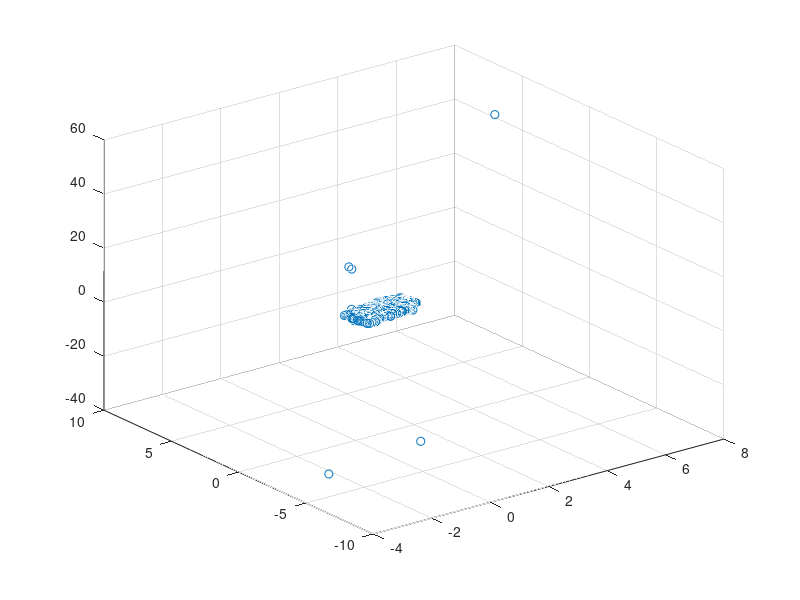

Source code (MATLAB):
points = [0.0457113 0.358525 4.11734
0.0580824 -0.732026 4.87054
0.0580824 -0.732026 4.87054
0.0625516 -0.725519 4.86798
0.0570449 0.00799155 4.28438
0.0573108 -0.0849566 4.27677
0.0656833 -0.731244 4.87392
0.0570401 0.305196 4.22716
0.0570401 0.305196 4.22716
0.0578155 0.219414 4.24419
0.0581746 0.455734 4.1972
0.0581746 0.455734 4.1972
0.0596426 -0.00995412 4.283
0.0618558 -0.085445 4.27526
0.0763043 -0.73064 4.88134
0.0686099 0.428943 4.18971
0.07778 -0.15403 4.3479
0.0801946 -0.145695 4.33987
0.0937621 -0.841469 4.94911
0.0822053 -0.0120651 4.2943
0.0764792 0.986756 3.71355
0.0931795 -0.342882 4.49169
0.0970557 0.567055 4.17938
0.104819 -0.15539 4.35171
0.117756 -0.254733 4.45603
0.111573 0.374994 4.21951
0.112158 0.45935 4.18294
0.133726 -0.689755 4.87468
0.53096 1.64713 18.8962
0.13936 -0.692121 4.87944
0.120233 0.370972 4.1755
0.125248 -0.00563754 4.31669
0.125248 -0.00563754 4.31669
0.128218 -0.087167 4.30159
0.128218 -0.087167 4.30159
-0.720373 -6.40884 -23.5353
0.128524 0.365377 4.17377
0.128524 0.365377 4.17377
0.134721 -0.15307 4.35611
0.129377 0.526944 4.18194
0.1214 0.987646 3.81344
0.137345 0.455652 4.19694
0.13754 0.357035 4.12511
0.146975 -0.148395 4.36404
0.146975 -0.148395 4.36404
0.142365 0.374344 4.19833
0.153372 -0.198631 4.37816
0.146914 0.372358 4.17452
0.17207 -0.672674 4.88292
0.185867 -0.822217 5.11782
0.140711 0.983759 3.80482
0.140711 0.983759 3.80482
0.162484 -0.212536 4.38551
0.160803 0.0303658 4.3214
0.143778 0.984804 3.83618
0.158617 0.37763 4.22241
0.166048 -0.271388 4.39818
0.137882 0.958375 3.63902
0.165237 0.0887312 4.31634
0.191263 -0.639002 4.85954
0.151511 0.97769 3.83452
0.169927 0.338698 4.26973
0.178754 -0.0692217 4.32595
0.211261 -0.834584 5.07978
0.211261 -0.834584 5.07978
0.210717 -0.747512 5.02205
0.203073 -0.606223 4.83565
0.182932 0.0241221 4.34157
0.219881 -0.822909 5.07766
0.193158 -0.348008 4.41844
0.221742 -0.831066 5.06097
0.214757 -0.607626 4.84114
0.169133 1.01037 3.80116
0.222935 -0.590677 4.82858
0.223747 -0.580722 4.82931
0.200152 0.488174 4.26765
0.238351 -0.808222 5.05215
0.199713 0.534766 4.23355
0.204051 0.167767 4.31906
0.212181 -0.37984 4.43764
0.212956 -0.375165 4.43583
0.204139 0.844949 4.22743
0.212953 -0.0747796 4.34168
0.183418 0.991393 3.7306
0.212248 0.639961 4.25957
0.212919 0.624278 4.26972
0.242014 -0.549628 4.80913
0.214012 0.640212 4.20605
0.221243 0.164183 4.33933
0.221243 0.164183 4.33933
0.186504 0.898637 3.65668
0.231019 -0.223823 4.44896
0.231019 -0.223823 4.44896
0.231431 -0.240913 4.45466
0.183634 0.928212 3.52423
0.231911 -0.224428 4.44846
0.228495 -0.026732 4.36255
0.240172 -0.248033 4.45749
0.241477 -0.458639 4.47266
0.232068 0.48393 4.26087
0.23524 0.856337 4.23797
0.248163 -0.275122 4.46287
0.243759 0.147719 4.37641
0.191793 0.905666 3.42604
0.252508 -0.460989 4.46628
0.251502 0.153303 4.38023
0.290093 -0.849229 5.01838
0.290093 -0.849229 5.01838
0.286961 -0.610882 4.95377
0.289549 -0.775322 4.99637
0.246869 0.479599 4.25477
0.252821 0.312211 4.34926
0.291183 -0.70225 4.98022
0.290426 -0.667292 4.96586
0.291093 -0.599424 4.9566
0.294152 -0.82438 5.00802
0.29905 -0.83784 5.0073
0.268526 -0.397987 4.46126
0.268097 -0.377994 4.45275
0.236988 0.951556 3.89879
0.236988 0.951556 3.89879
0.306881 -0.798943 5.01156
0.307255 -0.764236 5.00134
0.30681 -0.718273 4.99138
0.306295 -0.661277 4.97916
0.219893 0.94259 3.55046
0.269138 0.621533 4.29673
0.315636 -0.850425 5.0243
0.269763 0.629319 4.29296
0.269763 0.629319 4.29296
0.317739 -0.814644 5.01464
0.318101 -0.74775 5.00162
0.318571 -0.764057 5.00651
0.321315 -0.822328 5.01945
0.32091 -0.79602 5.01197
0.275973 0.574614 4.30726
0.278568 0.204273 4.34611
0.247398 0.972363 3.84281
0.32243 -0.752844 5.00125
0.322661 -0.722916 5.00155
0.324993 -0.840428 5.02224
0.329158 -0.828138 5.02194
0.287798 0.12545 4.38299
0.330655 -0.856934 5.03335
0.327226 -0.52442 4.95813
0.332774 -0.854338 5.01628
0.332774 -0.854338 5.01628
0.287472 0.537612 4.2914
0.336537 -0.848665 5.02154
0.288842 0.641233 4.3082
0.225491 0.88329 3.3554
0.291213 0.6222 4.30906
0.304534 -0.375208 4.46858
0.301499 -0.0570229 4.38778
0.298731 0.605652 4.31527
0.309704 -0.371146 4.46933
0.302619 0.61308 4.31368
0.302494 0.641323 4.30462
0.309327 -0.0102212 4.3854
0.30652 0.624237 4.31629
0.306704 0.632641 4.31136
0.306704 0.632641 4.31136
0.365251 -0.65913 5.116
0.320018 -0.145115 4.44234
0.247255 0.906253 3.41531
0.320263 -0.062468 4.38923
0.252319 0.907658 3.4334
0.327583 -0.0542576 4.3986
0.320802 0.866115 4.27672
0.331707 0.220067 4.36963
0.332325 0.243822 4.3659
0.333075 0.269652 4.36214
0.332021 0.340297 4.34418
0.343103 -0.252374 4.47919
0.343801 -0.285853 4.48758
0.340053 -0.0695279 4.4003
0.348457 -0.256223 4.48539
0.33638 0.551721 4.30349
0.314311 0.935013 4.01917
0.346371 0.0430679 4.40568
0.339143 0.492931 4.29535
0.280084 0.940708 3.54454
0.336866 0.927843 4.24941
0.360391 -0.15563 4.46798
0.254409 0.833959 3.14568
0.356485 -0.0804619 4.40019
0.358875 0.535969 4.32619
0.370823 -0.150715 4.47102
0.373718 -0.135659 4.4667
0.430702 -0.632174 5.12931
0.362767 0.62194 4.30923
0.391005 -0.288855 4.64356
0.386812 -0.055674 4.4199
0.406921 1.18272 4.61064
0.308928 0.916952 3.49216
0.286084 0.854599 3.22352
0.380741 0.404175 4.28965
0.380741 0.404175 4.28965
0.393243 -0.0617851 4.42322
0.397891 0.0237173 4.44273
0.397891 0.0237173 4.44273
0.467545 -0.68431 5.17323
0.38942 0.731331 4.29297
0.38942 0.731331 4.29297
0.403199 0.0383318 4.43394
0.307271 0.829402 3.3694
0.37409 0.944267 4.06279
0.362302 0.934686 3.90749
0.315392 0.889771 3.3554
0.406413 0.38971 4.29286
0.516818 -0.638352 5.17968
0.445825 -0.0403724 4.44899
0.447152 -0.0547229 4.45296
0.452028 -0.00587919 4.46913
0.527611 -0.67742 5.20659
0.407295 0.945759 4.00117
0.454644 -0.0878263 4.46279
0.456588 0.0992417 4.45698
0.458831 0.035619 4.46836
0.458913 0.268337 4.42469
0.461794 0.192594 4.43901
0.464788 -0.0909327 4.45477
0.543849 -0.641772 5.19854
0.422385 1.01381 4.03494
0.478432 0.0324972 4.48227
0.233279 0.624662 2.18413
0.478785 0.0838527 4.47256
0.482579 0.0176966 4.48433
0.486182 0.00376539 4.4883
0.567265 -0.659779 5.22161
0.570671 -0.644212 5.21607
0.492519 0.159169 4.45869
0.487189 0.518888 4.38287
0.4934 0.293169 4.43395
0.498322 -0.0743535 4.46987
0.496725 0.526706 4.38602
0.593304 -0.666713 5.21603
1.36585 3.24717 11.9717
0.505343 0.384996 4.42221
0.505343 0.384996 4.42221
0.515766 -0.0323208 4.48832
0.508466 0.499953 4.39617
0.60679 -0.655418 5.23935
0.542545 -0.19868 4.68495
0.604397 -0.609441 5.19755
0.610617 -0.627485 5.22743
0.613158 -0.633078 5.22753
0.561593 -0.218088 4.68839
0.577489 0.0454611 4.63087
0.587948 -0.204204 4.70498
0.594706 -0.220579 4.70865
0.585731 0.157404 4.63011
0.426285 0.820296 3.35599
0.59895 -0.214072 4.70897
0.593915 0.00930115 4.63474
0.598997 0.0412005 4.65934
0.597322 0.316608 4.63869
0.605517 0.221387 4.65749
0.54543 0.905258 4.17124
0.608796 0.00901947 4.64878
0.694833 -0.642991 5.28014
0.588335 0.95353 4.46792
0.690572 -0.590057 5.23445
0.615671 0.305415 4.64675
0.607639 0.618679 4.55044
0.610864 0.718426 4.56546
0.628945 0.00121739 4.65917
0.617246 0.717655 4.5704
0.640416 -0.180551 4.73142
0.619326 0.4054 4.56657
0.610059 0.959562 4.49607
0.616773 0.889047 4.53741
0.720861 -0.619152 5.27388
0.643074 0.015759 4.65699
0.636848 0.705402 4.5807
0.627687 0.961826 4.5072
0.352025 0.682059 2.51894
0.666942 -0.214751 4.73792
0.742717 -0.595637 5.267
0.74845 -0.609989 5.28326
-3.80844 -6.28881 -26.8535
0.649818 0.611865 4.56584
0.667121 0.0855763 4.67475
0.63222 0.933956 4.40467
0.671951 -0.017011 4.6733
0.370658 0.694712 2.56661
0.665155 0.533114 4.57903
0.675255 0.457636 4.60958
0.672769 0.533166 4.59077
0.345188 0.637296 2.34603
0.691476 0.0202958 4.67908
0.686517 0.535945 4.60388
0.700365 0.0972333 4.68416
0.701163 0.173347 4.67898
0.701163 0.173347 4.67898
0.679034 0.952751 4.53103
0.688014 0.557372 4.59047
0.705005 0.0188542 4.69276
0.702509 0.294472 4.65857
0.702619 0.359434 4.64573
0.697803 0.473191 4.60448
0.710642 0.201003 4.68416
0.699845 0.463346 4.6071
0.701659 0.623963 4.59968
0.811056 -0.581702 5.29214
0.826058 -0.794564 5.38967
0.703402 0.680761 4.58471
0.715174 0.334879 4.65974
0.72037 0.229025 4.68519
0.703234 0.743476 4.57074
0.719302 0.294067 4.67125
0.831784 -0.803379 5.39698
0.713631 0.483653 4.62545
0.831187 -0.789782 5.38614
0.724076 0.176282 4.6927
0.722322 0.273385 4.67466
0.829866 -0.705693 5.36901
0.829866 -0.705693 5.36901
0.724508 0.219422 4.6875
0.723727 0.313983 4.67107
0.832083 -0.653873 5.35619
0.725308 0.347009 4.66636
0.752536 -0.115757 4.83894
0.724512 0.366021 4.65863
0.821405 -0.565679 5.27953
0.840086 -0.70413 5.37124
0.721778 0.619064 4.61274
0.721778 0.619064 4.61274
0.842086 -0.686034 5.36487
0.720997 0.74899 4.59335
0.842168 -0.678772 5.36441
0.73172 0.436112 4.64803
0.726792 0.62799 4.6123
0.726792 0.62799 4.6123
0.726726 0.693318 4.5999
0.726726 0.693318 4.5999
0.726942 0.737895 4.59249
0.726023 0.794593 4.58425
0.725008 0.89567 4.56057
0.725008 0.89567 4.56057
0.727123 0.885317 4.56779
0.728186 0.865924 4.5702
0.741396 0.485924 4.64277
0.751626 0.198274 4.70565
0.739322 0.61738 4.62742
0.753526 0.0242863 4.71417
0.85585 -0.611245 5.3429
0.857959 -0.629857 5.34921
0.751617 0.49008 4.67871
0.745113 0.59228 4.63252
0.743706 0.559578 4.61493
0.766557 0.0872344 4.73667
0.387236 0.646194 2.39086
0.754223 0.600301 4.62661
0.753869 0.720221 4.60747
0.753869 0.720221 4.60747
0.753783 0.783022 4.59802
0.753783 0.783022 4.59802
0.784526 -0.038415 4.77344
0.775501 0.112644 4.7152
0.754786 0.846309 4.58618
0.754786 0.846309 4.58618
0.765758 0.586826 4.64132
0.75498 0.922675 4.57296
0.75498 0.922675 4.57296
0.778529 0.254299 4.70688
0.779275 0.258799 4.70902
0.777884 0.318853 4.69514
0.781037 0.28021 4.70919
0.779613 0.287936 4.70028
0.779784 0.34156 4.69291
0.795624 -0.0448535 4.77741
0.768377 0.75576 4.61046
0.785223 0.236183 4.71051
0.77942 0.415153 4.6752
0.801876 -0.0805951 4.79085
0.779475 0.584258 4.65076
0.781382 0.670681 4.63729
0.780654 0.710328 4.62622
0.77937 0.740559 4.61838
0.795565 0.334848 4.70015
0.790289 0.5157 4.66292
0.786431 0.624944 4.64002
0.801807 0.191931 4.72945
0.780222 0.863002 4.59854
0.787164 0.687649 4.62822
0.781051 0.936123 4.58058
0.785629 0.881136 4.59465
0.802564 0.642704 4.64516
0.803225 0.687614 4.63822
0.803756 0.739593 4.63021
0.918336 -0.502979 5.28268
0.803596 0.770635 4.62185
0.825634 0.111728 4.74329
0.839702 -0.179535 4.81836
0.816607 0.459666 4.68366
0.971473 -0.618816 5.57036
0.973298 -0.6274 5.55275
0.835036 0.0199391 4.75432
0.835036 0.0199391 4.75432
0.832507 0.183717 4.73891
0.978511 -0.636748 5.56172
0.811264 0.916652 4.60087
0.852782 -0.173386 4.828
0.847325 0.0351129 4.75784
0.831855 0.647478 4.65537
0.992144 -0.627718 5.53745
0.866351 -0.171715 4.82467
0.858289 0.0388985 4.75812
0.858289 0.0388985 4.75812
0.855459 0.0132264 4.74059
0.82945 0.970948 4.58963
0.876462 -0.219431 4.84188
0.878804 -0.195867 4.84281
0.850942 0.495577 4.68352
0.849833 0.645735 4.67364
0.856082 0.476309 4.69614
0.923458 -0.299991 5.06034
0.884812 -0.218809 4.84595
0.878379 0.161313 4.76534
0.873504 0.4779 4.70144
0.872952 0.584262 4.68216
0.872953 0.584073 4.68191
0.948425 -0.284656 5.07171
0.88611 0.492747 4.69575
0.989641 -0.400001 5.23103
0.892593 0.500253 4.70454
1.04218 -0.643292 5.46675
0.920338 0.0430157 4.79195
0.936443 -0.0483204 4.85621
7.97496 6.97217 41.246
0.910301 0.538773 4.70674
0.920807 0.539659 4.73499
0.351991 0.513163 1.80511
0.92189 0.482314 4.71925
0.936297 0.0166607 4.79046
0.945166 0.131315 4.79981
0.954008 0.0909551 4.81902
0.949704 0.209594 4.79587
0.935614 0.662971 4.72253
0.95525 0.0481917 4.80343
0.941316 0.659034 4.71693
0.950924 0.426104 4.74917
1.08843 -0.607845 5.40349
1.08843 -0.607845 5.40349
0.95777 0.642601 4.74286
0.956033 0.586576 4.72154
0.981187 0.195899 4.82038
0.981465 0.258343 4.80874
0.982343 0.320752 4.79537
0.965246 0.708196 4.70975
0.97012 0.577067 4.72928
0.982743 0.384575 4.78419
0.985644 0.31407 4.79818
1.10476 -0.671071 5.37024
0.975656 0.613278 4.74247
0.98601 0.376379 4.78554
0.98601 0.376379 4.78554
0.988051 0.347695 4.79004
0.997152 0.322115 4.79946
1.1121 -0.603667 5.34935
0.993507 0.462875 4.77554
0.984482 0.710259 4.73023
1.11536 -0.676352 5.35806
1.11536 -0.676352 5.35806
1.00919 0.106063 4.84569
0.990241 0.503634 4.75197
0.990244 0.503637 4.75016
0.983962 0.772541 4.71557
0.988977 0.701419 4.73437
0.984725 0.836979 4.70434
1.12208 -0.659866 5.35914
1.01403 0.180805 4.83908
1.01403 0.180805 4.83908
0.989344 0.763615 4.71791
1.11636 -0.480972 5.32256
0.984626 0.901106 4.69271
1.12028 -0.555395 5.33773
1.0119 0.234006 4.82128
1.12325 -0.611913 5.34951
1.01249 0.289837 4.81912
0.989678 0.827918 4.70894
1.01314 0.313506 4.81295
1.12192 -0.504583 5.32791
1.1225 -0.495559 5.32605
1.12243 -0.49562 5.32413
1.12592 -0.559675 5.33654
1.12636 -0.510199 5.33129
1.13349 -0.611752 5.35682
1.01354 0.464928 4.78697
1.13374 -0.59711 5.35303
1.03537 0.121365 4.86527
1.14078 -0.617276 5.35936
1.01699 0.54068 4.76892
1.01521 0.621983 4.75655
1.0001 0.976015 4.68514
1.0388 0.120378 4.86326
1.03362 0.29679 4.83498
1.01473 0.681351 4.7439
1.01473 0.681351 4.7439
1.14997 -0.64696 5.37276
1.15041 -0.661721 5.37098
1.02932 0.463615 4.79827
1.04074 0.256069 4.83287
1.04854 0.0966002 4.86426
1.03939 0.348138 4.81958
1.04639 0.201149 4.84663
1.14791 -0.374282 5.31544
1.16286 -0.652868 5.37862
1.01527 0.966469 4.69567
1.01527 0.966469 4.69567
1.16267 -0.6268 5.3716
1.04077 0.411152 4.80806
1.04016 0.442567 4.79891
1.05378 0.170522 4.85544
1.0332 0.497348 4.76012
1.16973 -0.683218 5.37752
1.16973 -0.683218 5.37752
1.07019 -0.0101806 4.9081
1.06061 0.0574413 4.86051
1.04009 0.637759 4.76526
1.17492 -0.691312 5.38088
1.04099 0.630281 4.76699
1.17571 -0.678925 5.37661
1.04042 0.703171 4.75323
1.0574 0.361087 4.82524
1.06317 0.267257 4.84925
1.07866 -0.0227339 4.91857
1.04908 0.541845 4.78225
1.04443 0.648624 4.75906
1.06569 0.209365 4.84729
1.06422 0.389913 4.82781
1.04613 0.777663 4.73985
1.04165 0.916036 4.71858
1.04208 0.896173 4.71706
1.04208 0.896173 4.71706
1.05502 0.619427 4.77487
1.04192 0.960471 4.70825
1.09082 -0.149821 4.92573
1.0553 0.679963 4.76437
1.08487 0.0911565 4.88673
1.09207 -0.00607366 4.91771
1.08385 0.0602405 4.86993
1.06328 0.667274 4.765
1.06473 0.71375 4.76909
1.24382 -0.410491 5.5493
1.06564 0.84394 4.74659
1.09144 0.233824 4.85728
1.11226 -0.142196 4.94804
1.06549 0.907242 4.73302
1.08742 0.41284 4.82729
1.06527 0.968094 4.72306
1.09481 0.297256 4.84491
1.25847 -0.468807 5.54965
1.10773 0.0639632 4.88214
1.08608 0.584522 4.77607
1.08977 0.605086 4.79087
1.0812 0.920887 4.73235
1.09233 0.684146 4.77941
1.08002 1.0002 4.71581
1.11841 0.204465 4.88167
1.09199 0.730526 4.7655
1.10415 0.508557 4.80783
0.452572 0.528649 1.96828
1.0929 0.870425 4.74613
1.10671 0.521321 4.80092
1.09314 0.973832 4.73043
1.11486 0.57726 4.81416
1.13863 0.241779 4.91319
1.11704 0.760477 4.8113
1.15614 -0.00303258 4.9778
1.13802 0.309962 4.89909
1.11455 0.932967 4.79224
1.12248 0.739446 4.81957
1.13925 0.36124 4.89092
1.31139 0.471069 5.62385
1.1164 0.926229 4.77973
1.15131 0.289144 4.92413
1.11972 0.659258 4.78883
1.12316 0.569686 4.79855
1.12242 0.869893 4.79361
1.15391 0.298039 4.91321
1.18507 1.03751 5.0388
1.13141 0.874728 4.79721
1.13141 0.874728 4.79721
1.28782 -0.52145 5.45734
1.13493 0.810092 4.8086
1.071 1.01481 4.53267
1.14165 0.737403 4.82066
1.2932 -0.525171 5.45427
1.14823 0.513071 4.8354
1.29593 -0.550174 5.45437
1.17138 0.314343 4.92393
1.29813 -0.618775 5.45137
1.11501 0.852932 4.67845
1.11501 0.852932 4.67845
1.17311 0.378464 4.91324
1.15173 0.686546 4.8187
1.17236 0.210828 4.90397
1.3024 -0.553876 5.44306
1.1567 0.756441 4.83348
1.30278 -0.654001 5.43607
1.30278 -0.654001 5.43607
1.18006 0.124092 4.91379
1.15977 0.848606 4.81493
1.30951 -0.558993 5.43237
1.16414 0.878924 4.81947
1.1599 0.967977 4.79532
1.17621 0.744553 4.84886
1.16777 0.61379 4.81152
1.1755 0.770801 4.83952
1.1755 0.770801 4.83952
1.19529 0.228101 4.9178
1.17061 0.52584 4.80989
1.15742 1.00723 4.75396
1.1805 0.741154 4.84201
1.20426 0.139085 4.93568
1.32867 -0.544156 5.43737
1.32499 -0.462385 5.41562
1.3343 -0.650103 5.45324
1.17568 0.98722 4.80125
1.18372 0.878203 4.82061
1.33866 -0.57221 5.4465
1.34844 -0.607848 5.45365
1.34844 -0.607848 5.45365
1.34584 -0.508415 5.43395
1.35372 -0.578177 5.44588
1.21331 0.496904 4.8672
1.21474 0.601703 4.84372
1.23823 0.364624 4.91246
1.23501 0.451727 4.89409
1.23912 0.427936 4.89989
1.24312 0.369086 4.91047
1.24276 0.4187 4.90317
1.38689 -0.595169 5.46366
1.37338 -0.495181 5.39051
1.39578 -0.626499 5.47761
1.25942 0.225271 4.94173
1.39811 -0.634547 5.47816
1.26815 0.145448 4.9663
1.26762 0.157191 4.96014
1.24819 0.562293 4.88249
1.37572 -0.488833 5.37982
1.24447 0.63358 4.86547
1.27215 0.116144 4.96364
1.23787 0.836458 4.82605
1.27023 0.235087 4.95122
1.40688 -0.627532 5.48334
1.40688 -0.627532 5.48334
1.40688 -0.627532 5.48334
1.26995 0.245767 4.94709
1.23768 0.882696 4.81868
1.26968 0.279404 4.94044
1.24922 0.68103 4.86026
1.24922 0.68103 4.86026
1.36085 -0.385964 5.29085
1.27036 0.297785 4.93736
1.27538 0.181951 4.95653
1.27541 0.189121 4.95456
1.27541 0.189121 4.95456
1.41281 -0.593844 5.4874
1.24436 0.824472 4.82975
1.27072 0.330984 4.93152
1.24451 0.834729 4.82737
1.27076 0.352746 4.92749
1.25517 0.67116 4.85992
1.2481 0.851273 4.83005
1.27638 0.273201 4.93817
1.3708 -0.40568 5.29684
1.27162 0.437481 4.91255
1.35512 -0.319387 5.23226
1.27185 0.459195 4.90879
1.27133 0.490525 4.90368
1.42558 -0.626209 5.49233
1.42558 -0.626209 5.49233
1.25515 0.831376 4.83465
1.2716 0.55209 4.89217
1.27171 0.572566 4.88954
1.27147 0.583726 4.88719
1.26217 0.797045 4.84334
1.27143 0.634966 4.87742
1.28836 0.30254 4.92954
1.28773 0.2646 4.92596
1.28613 0.344974 4.92007
1.28793 0.30343 4.92114
1.28437 0.467001 4.90322
1.44113 -0.636537 5.49508
1.26181 0.993864 4.80962
1.28992 0.3686 4.91127
1.27146 0.848419 4.84062
1.44514 -0.609433 5.50065
1.27099 0.857585 4.8366
1.27131 0.878262 4.83544
1.2949 0.275799 4.92318
1.29419 0.294221 4.92038
1.29026 0.406746 4.90296
1.27129 0.942618 4.82365
1.4508 -0.632197 5.50186
1.29479 0.357512 4.91038
1.27123 0.963025 4.81934
1.28452 0.689301 4.86306
1.28469 0.70896 4.86111
1.4554 -0.642292 5.50305
1.2843 0.741856 4.85425
1.45826 -0.636666 5.49999
1.26698 1.16373 4.77018
1.28642 0.870689 4.82145
1.29114 0.787863 4.83877
1.28393 1.00295 4.80955
1.30883 0.133148 4.90227
1.28654 0.921934 4.81557
1.29589 0.73847 4.84092
1.28673 0.997579 4.80219
1.29611 0.804377 4.83025
1.29606 0.848304 4.82362
1.29593 0.848216 4.82149
1.31084 0.530406 4.87397
1.28951 1.06711 4.77928
1.31687 0.0120477 4.87463
1.31842 0.0181878 4.86406
1.31498 0.492544 4.84469
1.31498 0.492544 4.84469
1.30773 0.606331 4.79828
1.31196 0.560721 4.80326
1.31419 0.56673 4.80996
1.31777 0.515456 4.8132
1.32437 0.555589 4.81718
1.3434 0.30143 4.88467
1.34306 0.301559 4.87955
1.34363 0.354488 4.87654
1.32908 0.55296 4.8155
1.32828 0.518363 4.80914
1.34351 0.430345 4.85563
1.34573 0.149161 4.85119
1.33566 0.517612 4.81434
1.46504 -0.539412 5.2447
1.46466 -0.541087 5.24249
1.35047 0.138705 4.82289
1.46885 -0.544542 5.23733
1.35538 0.142242 4.8269
1.3524 0.731939 4.81217
1.37064 -0.206626 4.87723
1.35437 0.0428297 4.81219
1.36169 0.0198049 4.80311
1.36669 0.136596 4.80224
1.36571 0.030639 4.79719
1.35553 0.587416 4.75927
1.37914 -0.233736 4.84166
1.35518 0.65582 4.75651
1.38913 -0.174213 4.84753
1.35897 0.497304 4.73597
1.49437 -0.556815 5.20711
1.3555 0.992642 4.71461
1.37941 0.182237 4.78829
1.35273 0.983064 4.69257
1.36343 0.992678 4.71857
1.50286 -0.560519 5.18589
0.932081 0.738266 3.21241
1.36438 0.977383 4.66969
1.36704 1.08319 4.66191
1.36609 1.07489 4.6574
1.37362 0.981901 4.66924
1.3905 0.493023 4.71361
1.3653 1.15721 4.62469
1.52364 -0.574741 5.15373
1.40671 0.330006 4.73222
1.41778 -0.234985 4.76563
1.40816 0.361943 4.73095
1.53388 -0.565849 5.13989
1.42819 -0.169624 4.78183
1.42819 -0.169624 4.78183
1.53723 -0.57407 5.13511
1.53723 -0.57407 5.13511
1.39534 0.968848 4.6399
1.42293 0.0991376 4.72988
1.40244 0.856591 4.65753
1.55489 -0.582524 5.10914
1.55489 -0.582524 5.10914
1.41548 0.757937 4.64661
1.40248 1.01767 4.59707
1.45952 -0.169792 4.7813
1.4579 -0.20714 4.7722
1.42773 0.584658 4.67019
1.44256 0.164874 4.71595
1.46273 -0.115454 4.75967
1.44387 0.562447 4.66561
1.44072 0.608353 4.6521
1.48393 -0.170742 4.78909
1.43675 0.510225 4.62911
1.57913 -0.593712 5.07418
1.57913 -0.593712 5.07418
1.49236 -0.192541 4.78773
1.44703 0.471555 4.64039
1.45687 -0.0191537 4.66155
1.43731 0.552793 4.59738
1.46671 0.0981875 4.66912
1.44988 0.486427 4.60247
1.49197 -0.10574 4.73309
1.43504 1.13017 4.51725
1.60536 -0.604148 5.03276
1.61066 -0.601186 5.03394
1.47783 0.450059 4.56331
1.6451 -0.690428 5.029
0.701869 0.338773 2.13862
1.49519 0.60514 4.54255
1.49519 0.60514 4.54255
1.43488 0.907277 4.35295
1.5154 0.135404 4.59173
1.52344 0.0854889 4.60211
1.43175 0.90045 4.3218
1.52381 0.137965 4.58127
1.66694 -0.599927 5.0087
1.52892 0.081201 4.59171
1.52461 0.181624 4.57445
1.5246 0.192488 4.573
1.5246 0.192488 4.573
1.50996 0.525336 4.52506
1.52128 0.304546 4.55788
1.51571 0.532434 4.53307
1.62171 -0.409824 4.84454
1.62006 -0.393347 4.83305
1.52706 -0.0341285 4.55287
1.59414 -0.296902 4.74391
1.61093 -0.33191 4.7831
1.52955 0.326021 4.54023
1.52657 0.446294 4.524
1.60466 -0.300441 4.755
1.54075 0.151034 4.56487
1.52796 0.451962 4.52643
1.53099 0.38767 4.53525
1.50164 1.11084 4.44029
1.52738 0.48912 4.51537
1.54123 0.213964 4.55078
1.69389 -0.56373 4.99732
1.53736 0.354296 4.528
1.58611 -0.187393 4.66564
1.54064 -0.0434466 4.52807
1.53961 -0.0550069 4.52331
1.542 0.342848 4.5268
1.54416 -0.0515214 4.52624
1.55547 -0.00572034 4.556
1.55583 0.0238087 4.54996
1.55583 0.0238087 4.54996
1.53357 0.687463 4.4793
1.53402 0.751373 4.46918
1.53359 0.777904 4.46692
1.55363 0.158633 4.52082
1.53464 0.954433 4.46466
1.54623 0.53763 4.494
1.52293 1.05287 4.41999
1.54395 0.601437 4.47912
1.54902 0.413886 4.46612
1.55859 0.349459 4.49167
1.5448 0.793775 4.44959
1.72397 -0.498905 4.9652
1.54512 0.859252 4.43988
1.50994 1.06302 4.33295
1.50994 1.06302 4.33295
1.52481 1.0945 4.37557
1.4088 0.841064 4.04187
1.59096 -0.0799762 4.55943
1.59389 -0.0758065 4.56289
1.56018 0.544828 4.46016
1.56071 0.707982 4.43511
1.60054 0.210762 4.54269
1.6094 0.17769 4.55448
1.60964 0.162103 4.5521
1.55714 0.833752 4.40326
1.6064 0.222401 4.54169
1.55921 0.866273 4.40501
1.61019 0.242412 4.54242
1.6135 0.25091 4.53763
1.61194 0.289916 4.53323
1.62309 0.211872 4.54936
1.56819 0.905869 4.39233
1.64157 0.048799 4.59429
1.589 1.17392 4.44385
1.61349 0.457871 4.51226
1.57049 0.895311 4.38326
1.57049 0.895311 4.38326
1.57193 0.929214 4.38387
1.65288 0.0277028 4.60227
1.61467 0.416723 4.49376
1.60684 0.614027 4.47047
1.63135 0.307389 4.5365
1.61282 0.632641 4.4779
1.78288 -0.419994 4.9422
1.65344 0.126154 4.57755
1.61098 0.761834 4.45617
1.64308 0.392729 4.52891
1.61151 0.824067 4.44136
1.62826 0.601025 4.48075
1.61116 0.885555 4.43155
1.61699 0.812296 4.44103
1.61469 0.891712 4.42817
1.65523 0.393398 4.53531
1.65757 0.389428 4.53833
1.79624 -0.379606 4.91353
1.64686 0.606427 4.49431
1.65819 0.468784 4.52316
1.81042 -0.376945 4.92828
1.61491 1.00785 4.39596
1.70134 0.054815 4.62469
1.66385 0.431364 4.5221
1.70241 0.0392271 4.62314
1.70352 0.0495227 4.62219
1.63155 0.893275 4.4268
1.71906 -0.0657976 4.6548
1.64268 0.386034 4.44727
1.8119 -0.343555 4.90383
1.7031 0.165661 4.60366
1.70495 0.171099 4.60185
1.70495 0.171099 4.60185
1.67283 0.60386 4.50863
1.7096 0.129246 4.60731
1.72438 0.0100234 4.63628
1.69535 0.503177 4.53835
1.70705 0.362693 4.56547
1.69014 0.644247 4.5066
1.72831 0.129381 4.60425
1.71146 0.469378 4.54712
1.74615 -0.00920156 4.63028
1.68151 0.903677 4.45692
1.69262 0.797084 4.48539
1.74669 -0.032271 4.62149
1.68984 0.899272 4.46513
1.69735 0.83588 4.47895
1.75537 -0.00736225 4.63103
1.72838 0.444394 4.55368
1.70954 0.787096 4.4933
1.75982 0.140795 4.61775
1.69407 0.968628 4.44239
1.69407 0.968628 4.44239
1.72939 0.636782 4.52723
1.73043 0.771173 4.50804
1.79754 0.0906023 4.65673
1.75636 0.597922 4.54203
1.76875 0.434934 4.56781
1.73197 0.932556 4.4692
1.7528 1.08211 4.44646
1.80807 0.477994 4.58636
1.805 0.690424 4.5733
1.76318 1.01811 4.46603
1.81953 0.52135 4.58308
1.86521 0.0815494 4.6902
1.8262 0.489674 4.58256
1.79286 1.01391 4.49226
1.83853 0.666772 4.60224
1.83866 0.69461 4.59686
1.83789 0.739808 4.58523
1.83876 0.79702 4.57701
1.87552 0.243058 4.66674
1.79548 0.839619 4.46714
1.80944 0.99724 4.49212
1.83548 0.906693 4.55533
1.85486 0.611233 4.60093
1.8954 -0.00709264 4.69455
1.87015 0.424917 4.62725
1.89679 0.257209 4.67834
1.874 0.510176 4.61227
1.90988 0.282934 4.67959
1.88427 0.527848 4.61665
1.88285 0.443346 4.6131
1.90794 0.307893 4.67365
1.87285 0.719502 4.58594
1.93417 0.0837772 4.73426
1.88676 0.523968 4.61196
1.87222 0.850707 4.56273
1.90563 0.446768 4.63848
1.90563 0.446768 4.63848
1.90319 0.454063 4.62275
1.9245 0.556607 4.64034
1.91484 0.631698 4.61666
1.95758 -0.0350475 4.71851
1.9159 0.692575 4.61179
1.91142 0.752932 4.59507
1.91243 0.84889 4.57609
1.97896 0.252433 4.71543
2.00202 0.0556427 4.76371
1.97314 0.421524 4.68766
1.97746 0.310058 4.69764
1.99408 0.161689 4.73646
1.99359 0.241524 4.72571
1.91987 0.983539 4.54721
1.99464 0.223988 4.72365
1.99113 0.400786 4.6922
1.99659 0.34795 4.70299
1.95024 0.925174 4.58146
2.03895 0.0534219 4.7862
1.99959 0.425073 4.69293
1.99959 0.425073 4.69293
2.0392 0.0831564 4.77947
2.03908 0.0980772 4.77687
1.99677 0.560685 4.66885
1.99811 0.582696 4.67001
1.97669 0.793722 4.61973
2.04086 0.123039 4.76879
2.0495 0.0502366 4.78479
2.00678 0.471561 4.68342
2.04002 0.189702 4.7585
2.04218 0.250651 4.7515
1.97707 0.922935 4.59856
2.0415 0.280314 4.74322
1.99731 0.74747 4.63724
2.06435 0.00733325 4.78718
2.06435 0.00733325 4.78718
2.03906 0.399163 4.72569
2.05491 1.35311e-05 4.76066
2.00322 0.775987 4.63735
2.04267 0.373845 4.72808
1.64163 0.993914 3.79944
2.07318 0.0291667 4.77659
2.07567 -0.012562 4.78051
2.08043 0.0183544 4.77763
1.99028 1.03875 4.5681
2.08419 0.0038769 4.77526
2.01754 0.947458 4.59902
1.76749 0.964535 3.7954]
scatter3(points(:, 1), points(:, 2), points(:, 3));
